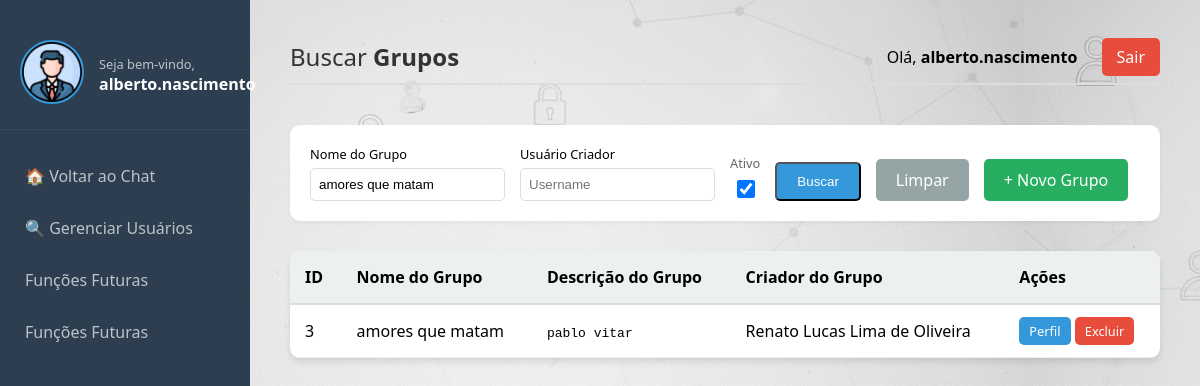
The page /twoway/pages/search_groups/index.php?nome=amores que matam (signed in) on the database its author committed.
### tables this page shows
CREATE TABLE `usuarios` (
  `id` int(11) NOT NULL AUTO_INCREMENT,
  `nome_completo` varchar(255) NOT NULL,
  `username` varchar(50) NOT NULL,
  `email` varchar(100) DEFAULT NULL,
  `telefone` varchar(20) DEFAULT NULL,
  `password_hash` varchar(255) NOT NULL,
  `nivel_acesso` enum('admin','usuario') DEFAULT 'usuario',
  `status` tinyint(1) DEFAULT 1,
  `data_cadastro` timestamp NOT NULL DEFAULT current_timestamp(),
  `profile_pic` varchar(255) DEFAULT NULL,
  `usuario_criador` int(11) DEFAULT NULL,
  PRIMARY KEY (`id`),
  UNIQUE KEY `username` (`username`),
  UNIQUE KEY `email` (`email`),
  KEY `usuarios_usuarios_FK` (`usuario_criador`),
  CONSTRAINT `usuarios_usuarios_FK` FOREIGN KEY (`usuario_criador`) REFERENCES `usuarios` (`id`)
);

CREATE TABLE `grupos` (
  `id` int(11) NOT NULL AUTO_INCREMENT,
  `nome` varchar(100) NOT NULL,
  `descricao` text DEFAULT NULL,
  `capa_path` varchar(255) DEFAULT 'uploads/default_group.png',
  `criador_id` int(11) NOT NULL,
  `created_at` timestamp NOT NULL DEFAULT current_timestamp(),
  PRIMARY KEY (`id`),
  KEY `criador_id` (`criador_id`),
  CONSTRAINT `grupos_ibfk_1` FOREIGN KEY (`criador_id`) REFERENCES `usuarios` (`id`) ON DELETE CASCADE
);

### twoway/pages/search_groups/index.php (the view, shortened to what this page needs)
<?php
include '../../engine/config.php';
$user_id = $_SESSION['user_id'];
$query_user = "SELECT profile_pic FROM usuarios WHERE id = ?";
$stmt = $conn->prepare($query_user);
$stmt->bind_param("i", $user_id);
$stmt->execute();
$res_user = $stmt->get_result();
$usuario = $res_user->fetch_assoc();
$where = "WHERE 1=1";
if (!empty($_GET['nome'])) {
    $nome = $conn->real_escape_string($_GET['nome']);
    $where .= " AND g.nome LIKE '%$nome%'";
}
$sql = "SELECT
            g.id,
            g.nome,
            g.descricao,
            g.criador_id,
            u.nome_completo AS nome_do_criador -- Pegamos o nome real aqui
        FROM grupos g
        JOIN usuarios u ON g.criador_id = u.id
        $where";
$result = $conn->query($sql);
?>
<!DOCTYPE html>
<html lang="pt-BR">
<head>
    <link rel="stylesheet" href="../../styles/search_users/styles.css">
    <link rel="stylesheet" href="../../styles/minimo.css">
</head>
<body>
    <div class="sidebar">
        <div class="profile clearfix">
                <div id="perfil-user">
                    <img src="../../<?php echo $usuario['profile_pic']; ?>">
                </div>
                <div class="profile_info">
                    <span>Seja bem-vindo,</span>
                    <h2><?php echo $_SESSION['username']; ?></h2>
                </div>
        </div>
        <a href="../chat/chat.php">🏠 Voltar ao Chat</a>
        <a href="../search_users/index.php">🔍 Gerenciar Usuários</a>
        <a href="#">Funções Futuras</a>
        <a href="#">Funções Futuras</a>
    </div>
    <div class="main-content">
        <div class="header">
            <div class="welcome-msg">
                Buscar <strong>Grupos</strong>
            </div>
            <div>
                <span style="margin-right: 20px;">Olá, <strong><?php echo $_SESSION['username']; ?></strong></span>
                <a href="../../logout.php" class="btn-logout">Sair</a>
            </div>
        </div>
        <div style="background: white; padding: 20px; border-radius: 10px; margin-bottom: 30px; box-shadow: 0 2px 4px rgba(0,0,0,0.05);">
            <form action="index.php" method="GET">
                <div style="display: flex; flex-wrap: wrap; gap: 15px; align-items: flex-end;">
                    <div style="display: flex; flex-direction: column;">
                        <label style="font-size: 0.8rem; margin-bottom: 5px;">Nome do Grupo</label>
                        <input type="text" name="nome" placeholder="Nome" value="<?php echo $_GET['nome'] ?? ''; ?>" style="padding: 8px; border-radius: 5px; border: 1px solid #ddd;">
                    </div>
                    <div style="display: flex; flex-direction: column;">
                        <label style="font-size: 0.8rem; margin-bottom: 5px;">Usuário Criador</label>
                        <input type="text" name="usuario" placeholder="Username" value="<?php echo $_GET['usuario'] ?? ''; ?>" style="padding: 8px; border-radius: 5px; border: 1px solid #ddd;">
                    </div>
                    <div style="display: flex; flex-direction: column; align-items: center; justify-content: center;">
                        <label style="font-size: 0.8rem; margin-bottom: 5px; color: #666;">Ativo</label>
                        <input type="checkbox" name="ativo" value="1" checked <?php echo (isset($_GET['ativo'])) ? : ''; ?> style="width: 18px; height: 18px; cursor: pointer;">
                    </div>
                    <button type="submit" class="btn-acao">Buscar</button>
                    <a href="index.php" class="btn-acao" style="background-color: #95a5a6;">Limpar</a>
                    <a href="../create_groups/" class="btn-acao" style="background-color: #27ae60;">+ Novo Grupo</a>
                </div>
            </form>
        </div>
        <div style="background: white; border-radius: 10px; box-shadow: 0 4px 6px rgba(0,0,0,0.1); overflow: hidden;">
            <table style="width: 100%; border-collapse: collapse;">
                <thead>
                    <tr style="background-color: #ecf0f1; border-bottom: 2px solid #ddd;">
                        <th style="padding: 15px; text-align: left;">ID</th>
                        <th style="padding: 15px; text-align: left;">Nome do Grupo</th>
                        <th style="padding: 15px; text-align: left;">Descrição do Grupo</th>
                        <th style="padding: 15px; text-align: left;">Criador do Grupo</th>
                        <th style="padding: 15px; text-align: left;">Ações</th>
                    </tr>
                </thead>
                <tbody>
                    <?php if ($result && $result->num_rows > 0): ?>
                        <?php while($row = $result->fetch_assoc()): ?>
                            <tr style="border-bottom: 1px solid #eee;">
                                <td style="padding: 12px 15px;"><?php echo $row['id']; ?></td>
                                <td style="padding: 12px 15px;"><?php echo $row['nome']; ?></td>
                                <td style="padding: 12px 15px;"><code><?php echo $row['descricao']; ?></code></td>
                                <td style="padding: 12px 15px;"><?php echo $row['nome_do_criador']; ?></td>
                                <td style="padding: 12px 15px;">
                                    <a href="perfil.php?id=<?php echo $row['id']; ?>" class="btn-acao" style="padding: 5px 10px; font-size: 0.8rem;">Perfil</a>
                                    <a href="excluir.php?id=<?php echo $row['id']; ?>" class="btn-acao" style="padding: 5px 10px; font-size: 0.8rem; background-color: #e74c3c;" onclick="return confirm('Excluir este usuário?')">Excluir</a>
                                </td>
                            </tr>
                        <?php endwhile; ?>
                    <?php else: ?>
                        <tr>
                            <td colspan="5" style="padding: 30px; text-align: center; color: #999;">Nenhum usuário encontrado.</td>
                        </tr>
                    <?php endif; ?>
                </tbody>
            </table>
        </div>
    </div>
</body>
</html>

### twoway/styles/search_users/styles.css (style rules this page uses)
body { font-family: 'Segoe UI', Tahoma, Geneva, Verdana, sans-serif; background-color: #f4f7f6; margin: 0; display: flex; background-image: url(../../images/Buscuser.png); }
.sidebar { width: 250px; height: 100vh; background-color: #2c3e50; color: white; position: fixed; padding-top: 20px; }
.sidebar h2 { text-align: center; font-size: 1.2rem; margin-bottom: 30px; color: #ecf0f1; }
.sidebar a { display: block; color: #bdc3c7; padding: 15px 25px; text-decoration: none; transition: 0.3s; }
.main-content { margin-left: 250px; padding: 40px; width: 100%; background-size: cover; }
.header { display: flex; justify-content: space-between; align-items: center; margin-bottom: 40px; border-bottom: 2px solid #ddd; padding-bottom: 10px; }
.welcome-msg { font-size: 1.5rem; color: #333; }
.btn-acao { background-color: #3498db; color: white; padding: 10px 20px; text-decoration: none; border-radius: 5px; display: inline-block; }
.btn-logout { background-color: #e74c3c; color: white; padding: 8px 15px; text-decoration: none; border-radius: 5px; }
input { padding: 8px; border-radius: 5px; border: 1px solid #ddd; }

### twoway/styles/minimo.css (style rules this page uses)
.profile { padding: 20px; border-bottom: 1px solid #34495e; margin-bottom: 20px; display: flex; align-items: center; gap: 15px; }
#perfil-user img { width: 60px; height: 60px; border-radius: 50%; object-fit: cover; border: 2px solid #3498db; }
.profile_info span { font-size: 0.8rem; color: #bdc3c7; display: block; }
.profile_info h2 { font-size: 1rem; margin: 0; color: #fff; text-align: left; }

### rows shown on the page
usuarios: profile_pic (picture)
grupos: id "3", nome "amores que matam", descricao "pablo vitar", criador.nome_completo "Renato Lucas Lima de Oliveira"

### other values the page prints
$_SESSION['username'] "alberto.nascimento"
